Frame 1 (no input): blank canvas, image omitted
Frame 60 (the mouse pressed at the canvas centre just before this capture): blank canvas, image omitted
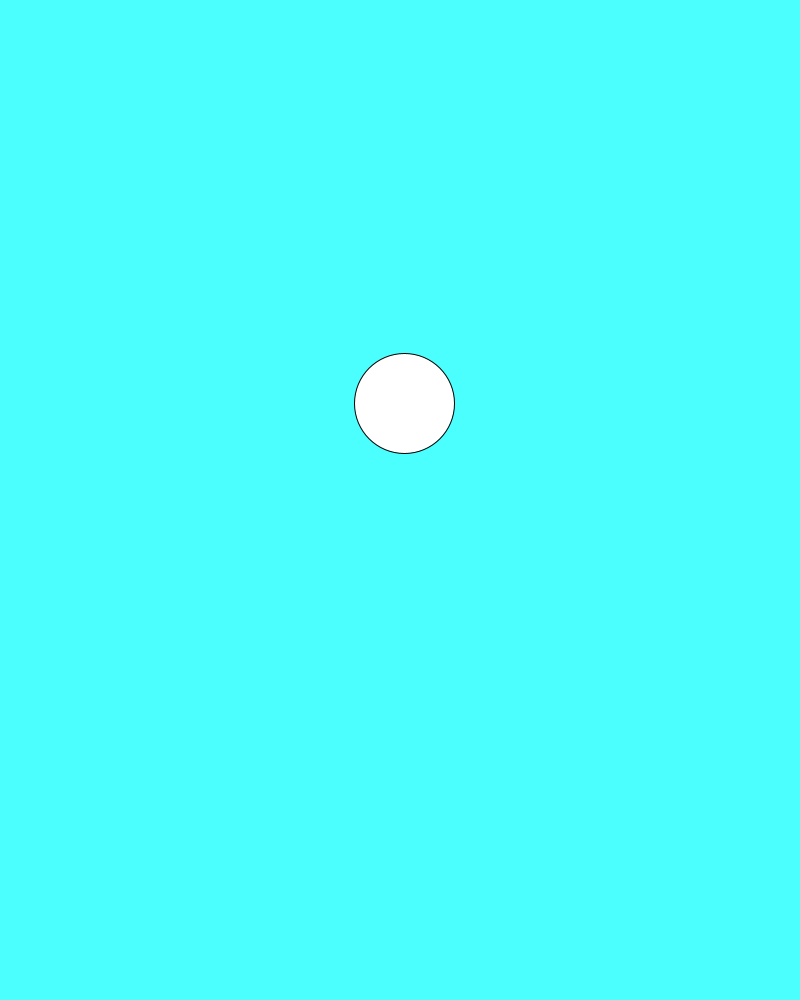
Frame 120 (the mouse held since frame 60 and released just before this capture)

The Processing sketch whose frames 1 and 60 were blank and that drew this single picture after the mouse press (run headless with seeded random() and noise(); from frame 60 on, the mouse is pressed at the canvas centre):

// Processing sketch: globos
// ── globos.pde
class Globo
{
  float x, y,vx,vy;
  Globo (float _x, float _y)
  {
   x=_x;
   y=_y; 
   vx=random(-0.25,0.25);
   vy=random(-2,-0.5);
  }

  void update()
  {
    y+=vy;
    x+=vx;
  }

  void dibujate()
  {
      ellipse(x,y,100,100);
  }
  
}

ArrayList<Globo> globos;


void setup()
{
  size(800,1000);
  globos = new ArrayList<Globo>();  
}

void draw()
{
  background(75,255,255);
  for(int i=0;i<globos.size();i++)
  {
    globos.get(i).update();
    globos.get(i).dibujate();
  }
}

void mousePressed()
{
  globos.add(new Globo(mouseX,mouseY));
}
